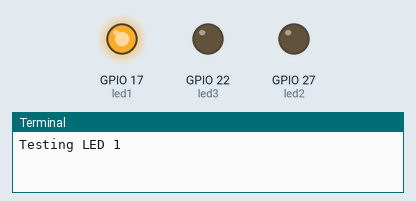
Bench run of a program on a simulated Raspberry Pi (BCM pin numbers). Parts: output pins drawn as LEDs (lit = HIGH), the last lines printed to the terminal. At 4.5 s the program stops and its outputs stay as they are.

Above: at 0.1 s.
At 1.6 s:
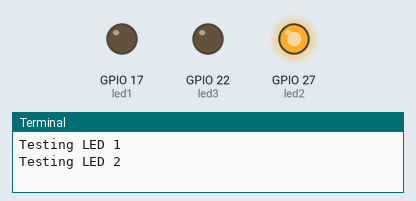
At 3.1 s:
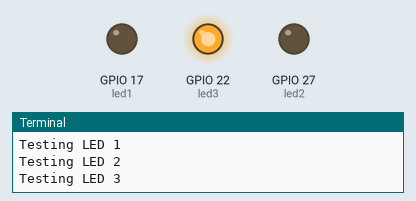
At 4.1 s:
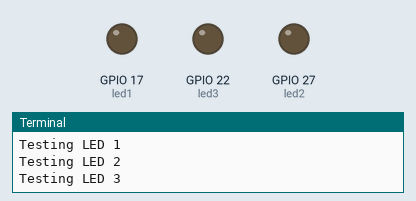
Timing chart, 0 to 5.6 s (numbered marks = the images above):
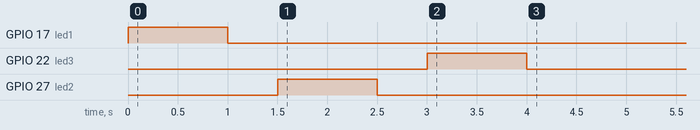

Measured:
- by itself, GPIO 17 (led1): LOW → HIGH at 0.00 s, → LOW 1.0 s later
- by itself, GPIO 22 (led3): LOW → HIGH at 3.0 s, → LOW 1.0 s later
- by itself, GPIO 27 (led2): LOW → HIGH at 1.5 s, → LOW 1.0 s later

The program:

multiple_led_test_script.py
```python
from gpiozero import LED
from time import sleep

led1 = LED(17)
led2 = LED(27)
led3 = LED(22)

# Test each LED
for i, led in enumerate([led1, led2, led3]):
    print(f"Testing LED {i+1}")
    led.on()
    sleep(1)
    led.off()
    sleep(0.5)
```
